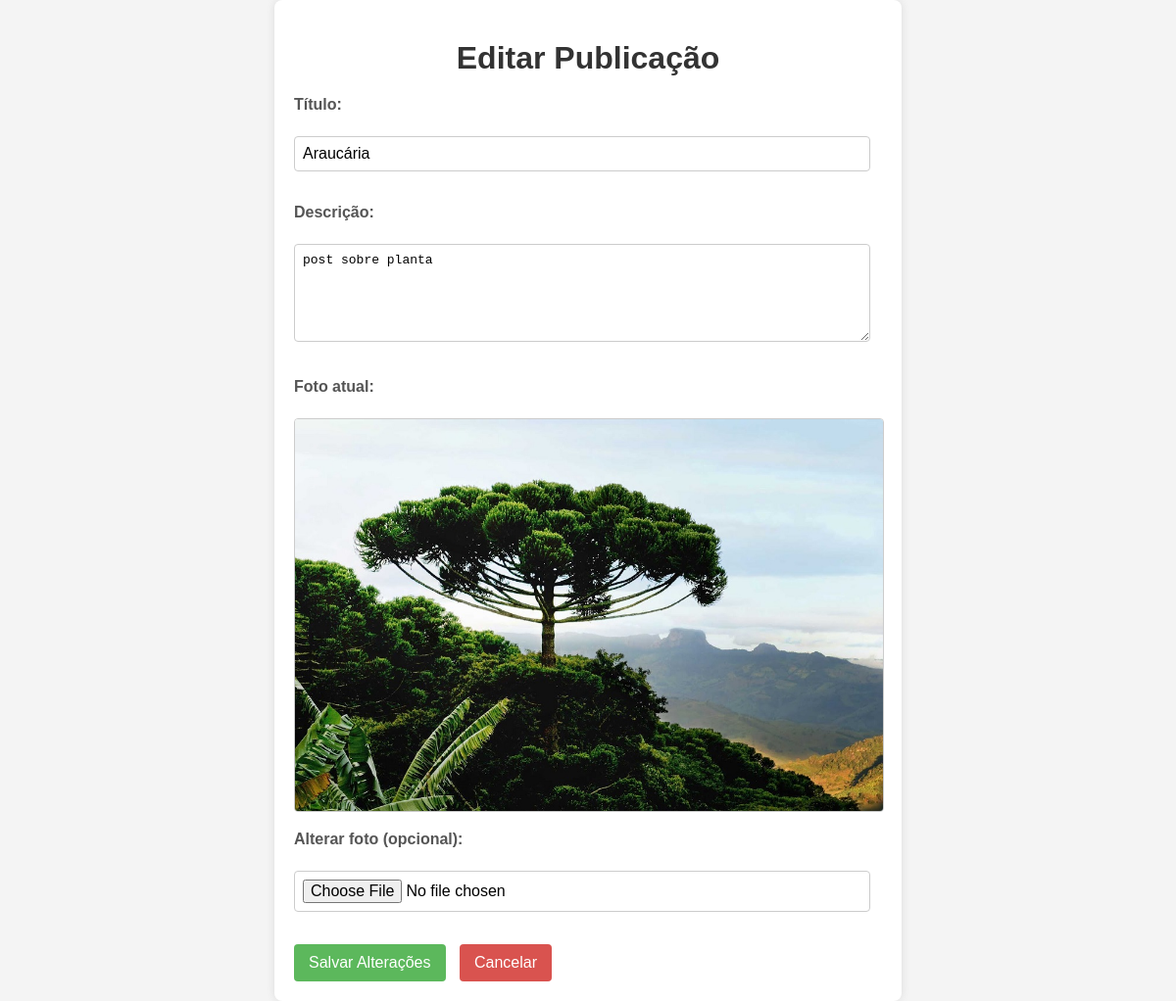
The page /editar_publicacao.php?id=35 (signed in) on the database its author committed.
### tables this page shows
CREATE TABLE `publicacoes` (
  `id` int(11) NOT NULL,
  `especie` varchar(255) NOT NULL,
  `foto` varchar(255) NOT NULL,
  `usuario_id` int(11) NOT NULL,
  `data_publicacao` datetime DEFAULT current_timestamp(),
  `titulo` varchar(255) DEFAULT NULL,
  `descricao` text DEFAULT NULL,
  `caminho_foto` varchar(255) DEFAULT NULL,
  `atropelamento` tinyint(1) DEFAULT 0,
  `categoria` varchar(50) DEFAULT NULL,
  `tipo_especifico` varchar(100) DEFAULT NULL,
  `sub_categoria` varchar(100) DEFAULT NULL
);

### editar_publicacao.php (the view, shortened to what this page needs)
<?php
include 'conexao.php';
$publicacao = null;
if (isset($_GET['id']) && is_numeric($_GET['id'])) {
    $publicacao_id = $_GET['id'];
    $stmt = $conn->prepare("SELECT * FROM publicacoes WHERE id = ? AND usuario_id = ?");
    $stmt->bind_param("ii", $publicacao_id, $_SESSION['usuario_id']);
    $stmt->execute();
    $resultado = $stmt->get_result();
    $publicacao = $resultado->fetch_assoc();
} else {
    $mensagem = "ID da publicação inválido.";
}
?>
<!DOCTYPE html>
<html lang="pt-br">
<head>
    <link rel="stylesheet" href="css/editar_publicacao.css">
</head>
<body>
    <div class="container">
        <h1>Editar Publicação</h1>
        <?php if (isset($publicacao)): ?>
            <form method="POST" enctype="multipart/form-data">
                <label for="titulo">Título:</label><br>
                <input type="text" id="titulo" name="titulo" value="<?php echo htmlspecialchars($publicacao['titulo']); ?>" required><br><br>
                <label for="descricao">Descrição:</label><br>
                <textarea id="descricao" name="descricao" required><?php echo htmlspecialchars($publicacao['descricao']); ?></textarea><br><br>
                <div>
                    <label>Foto atual:</label><br>
                    <?php if (!empty($publicacao['caminho_foto'])): ?>
                        <img src="<?php echo htmlspecialchars($publicacao['caminho_foto']); ?>" alt="Foto atual" class="current-image">
                    <?php else: ?>
                        <p>Nenhuma foto cadastrada.</p>
                    <?php endif; ?>
                </div>
                <label for="foto">Alterar foto (opcional):</label><br>
                <input type="file" id="foto" name="foto" accept="image/*"><br><br>
                <button type="submit" name="atualizar_publicacao">Salvar Alterações</button>
                <a href="feed_user.php"><button type="button">Cancelar</button></a>
            </form>
        <?php endif; ?>
    </div>
</body>
</html>

### css/editar_publicacao.css (style rules this page uses)
body { font-family: Arial, sans-serif; background-color: #f4f4f4; margin: 0; padding: 0; display: flex; justify-content: center; align-items: center; min-height: 100vh; }
.container { background-color: white; padding: 20px; border-radius: 8px; box-shadow: 0 0 10px rgba(0, 0, 0, 0.1); width: 90%; max-width: 600px; }
h1 { text-align: center; color: #333; margin-bottom: 20px; }
label { display: block; margin-bottom: 5px; font-weight: bold; color: #555; }
input[type="text"], textarea, input[type="file"] { width: calc(100% - 12px); padding: 8px; margin-bottom: 15px; border: 1px solid #ccc; border-radius: 4px; box-sizing: border-box; font-size: 1em; }
textarea { resize: vertical; min-height: 100px; }
button { background-color: #5cb85c; color: white; padding: 10px 15px; border: none; border-radius: 4px; cursor: pointer; font-size: 1em; transition: background-color 0.3s ease; margin-right: 10px; }
a button { background-color: #d9534f; }
.current-image { max-width: 100%; margin-bottom: 15px; border: 1px solid #ccc; border-radius: 4px; height: auto; }

### rows shown on the page
publicacoes: titulo "Araucária", descricao "post sobre planta", caminho_foto (picture)
